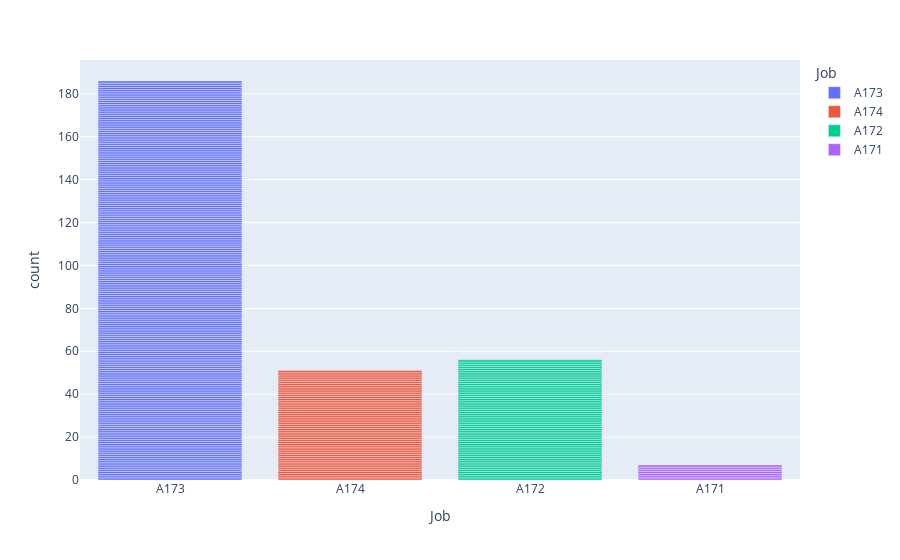

The notebook cell saved with this chart:
### Code cell
PX.bar(data_frame = german_2, x = "Job", color = "Job")

### Figure 1 — Plotly figure (JSON) as saved in the notebook; plotly's stock layout.template omitted (floating-point values rounded to 4 significant figures; data arrays with more than 128 entries replaced by an {"elided": "..."} marker saying what was removed)
{"data": [{"alignmentgroup": "True", "hovertemplate": "Job=%{x}<br>count=%{y}<extra></extra>", "legendgroup": "A173", "marker": {"color": "#636efa"}, "name": "A173", "offsetgroup": "A173", "orientation": "v", "showlegend": true, "textposition": "auto", "type": "bar", "x": {"elided": "186 str values"}, "xaxis": "x", "y": {"elided": "186 int values"}, "yaxis": "y"}, {"alignmentgroup": "True", "hovertemplate": "Job=%{x}<br>count=%{y}<extra></extra>", "legendgroup": "A174", "marker": {"color": "#EF553B"}, "name": "A174", "offsetgroup": "A174", "orientation": "v", "showlegend": true, "textposition": "auto", "type": "bar", "x": ["A174", "A174", "A174", "A174", "A174", "A174", "A174", "A174", "A174", "A174", "A174", "A174", "A174", "A174", "A174", "A174", "A174", "A174", "A174", "A174", "A174", "A174", "A174", "A174", "A174", "A174", "A174", "A174", "A174", "A174", "A174", "A174", "A174", "A174", "A174", "A174", "A174", "A174", "A174", "A174", "A174", "A174", "A174", "A174", "A174", "A174", "A174", "A174", "A174", "A174", "A174"], "xaxis": "x", "y": [1, 1, 1, 1, 1, 1, 1, 1, 1, 1, 1, 1, 1, 1, 1, 1, 1, 1, 1, 1, 1, 1, 1, 1, 1, 1, 1, 1, 1, 1, 1, 1, 1, 1, 1, 1, 1, 1, 1, 1, 1, 1, 1, 1, 1, 1, 1, 1, 1, 1, 1], "yaxis": "y"}, {"alignmentgroup": "True", "hovertemplate": "Job=%{x}<br>count=%{y}<extra></extra>", "legendgroup": "A172", "marker": {"color": "#00cc96"}, "name": "A172", "offsetgroup": "A172", "orientation": "v", "showlegend": true, "textposition": "auto", "type": "bar", "x": ["A172", "A172", "A172", "A172", "A172", "A172", "A172", "A172", "A172", "A172", "A172", "A172", "A172", "A172", "A172", "A172", "A172", "A172", "A172", "A172", "A172", "A172", "A172", "A172", "A172", "A172", "A172", "A172", "A172", "A172", "A172", "A172", "A172", "A172", "A172", "A172", "A172", "A172", "A172", "A172", "A172", "A172", "A172", "A172", "A172", "A172", "A172", "A172", "A172", "A172", "A172", "A172", "A172", "A172", "A172", "A172"], "xaxis": "x", "y": [1, 1, 1, 1, 1, 1, 1, 1, 1, 1, 1, 1, 1, 1, 1, 1, 1, 1, 1, 1, 1, 1, 1, 1, 1, 1, 1, 1, 1, 1, 1, 1, 1, 1, 1, 1, 1, 1, 1, 1, 1, 1, 1, 1, 1, 1, 1, 1, 1, 1, 1, 1, 1, 1, 1, 1], "yaxis": "y"}, {"alignmentgroup": "True", "hovertemplate": "Job=%{x}<br>count=%{y}<extra></extra>", "legendgroup": "A171", "marker": {"color": "#ab63fa"}, "name": "A171", "offsetgroup": "A171", "orientation": "v", "showlegend": true, "textposition": "auto", "type": "bar", "x": ["A171", "A171", "A171", "A171", "A171", "A171", "A171"], "xaxis": "x", "y": [1, 1, 1, 1, 1, 1, 1], "yaxis": "y"}], "layout": {"barmode": "relative", "legend": {"title": {"text": "Job"}, "tracegroupgap": 0}, "margin": {"t": 60}, "xaxis": {"anchor": "y", "categoryarray": ["A173", "A174", "A172", "A171"], "categoryorder": "array", "domain": [0, 1], "title": {"text": "Job"}}, "yaxis": {"anchor": "x", "domain": [0, 1], "title": {"text": "count"}}}}
